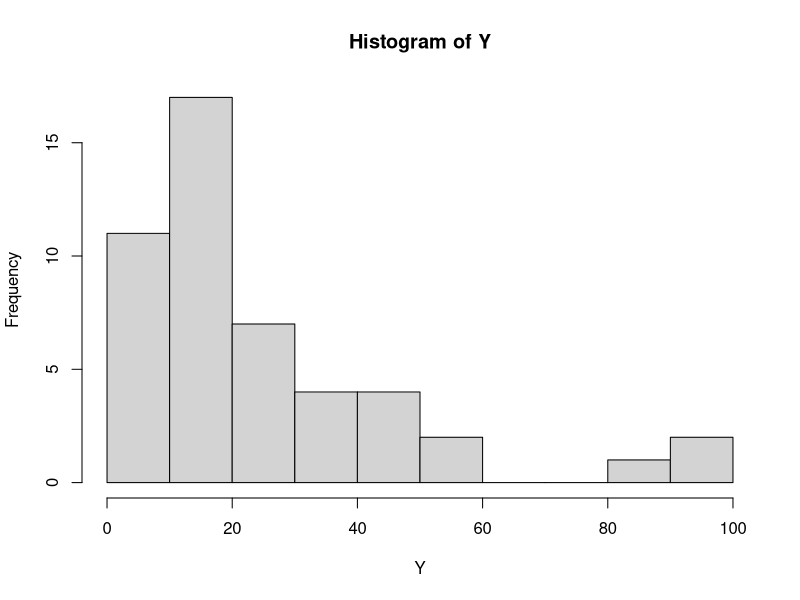
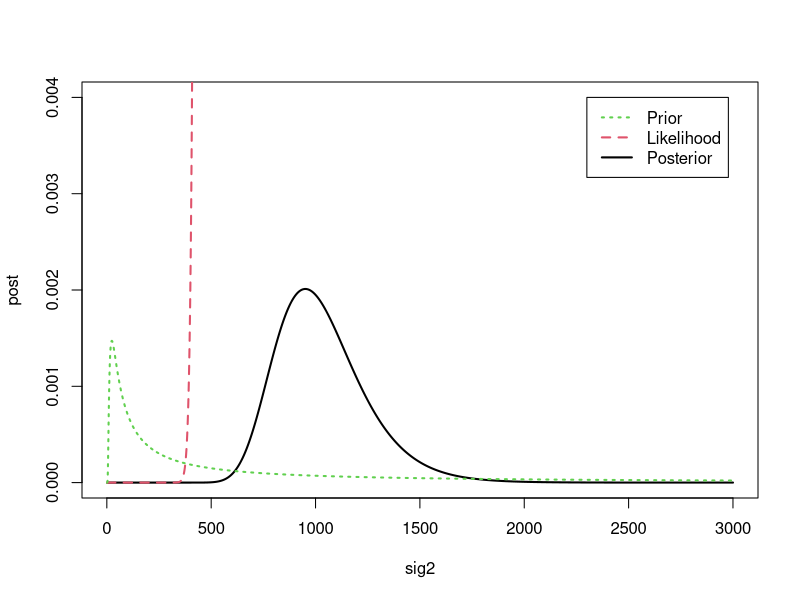
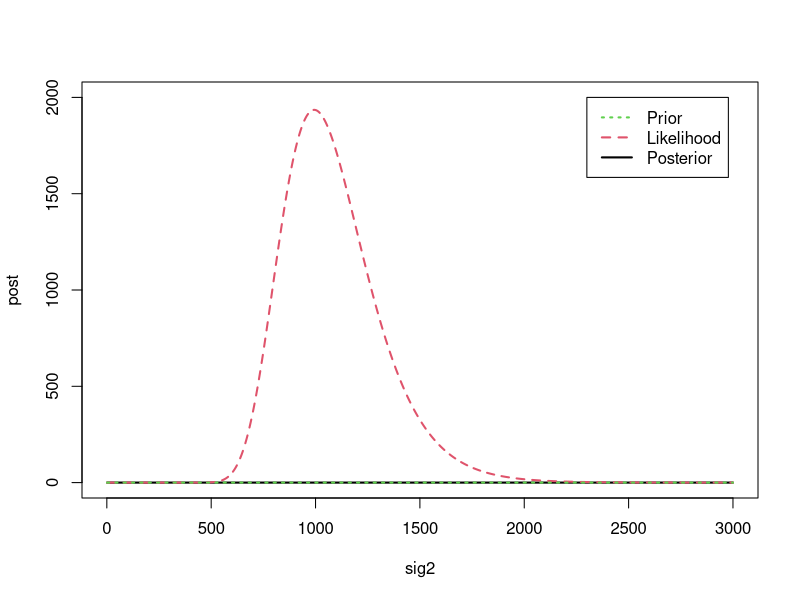

Recreate these plots in R, in order.
## ---- chunk 1
knitr::opts_chunk$set(echo = TRUE)
library(VGAM)
library(MCMCpack)
## ---- chunk 2
# load data
Y <- as.matrix(read.csv('Engine.csv',header = T))
# visuals
hist(Y)
## ---- chunk 3
Y = Y[,2]
n = length(Y)
Ysum = sum(Y^2)
Yprod = prod(Y)
n;Ysum;Yprod
## ---- chunk 4
sig2 <- seq(1,3000,0.01)
dinvgamma(sig2,.1,26.4) -> pri
like = (Ysum/2)^(n+1)/factorial(n) * (1/sig2)^n * exp(-Ysum/(2*sig2))

post = dinvgamma(sig2,n+0.1,26.4+0.5*Ysum)
## ---- chunk 5
plot(sig2,post, ylim = c(0,.004), type = 'l', col = 1, lwd = 2)
lines(sig2,like,lty = 2, col=2, lwd = 2)
lines(sig2,pri,lty=3,col=3,lwd=2)
legend(2300, .004, c("Prior", "Likelihood", "Posterior"),
       col = c(3, 2, 1),
       lty = c(3, 2, 1),
       lwd = c(2, 2, 2))

plot(sig2,post, ylim = c(0,2000), type = 'l', col = 1, lwd = 2)
lines(sig2,like,lty = 2, col=2, lwd = 2)
lines(sig2,pri,lty=3,col=3,lwd=2)
legend(2300, 2000, c("Prior", "Likelihood", "Posterior"),
       col = c(3, 2, 1),
       lty = c(3, 2, 1),
       lwd = c(2, 2, 2))
